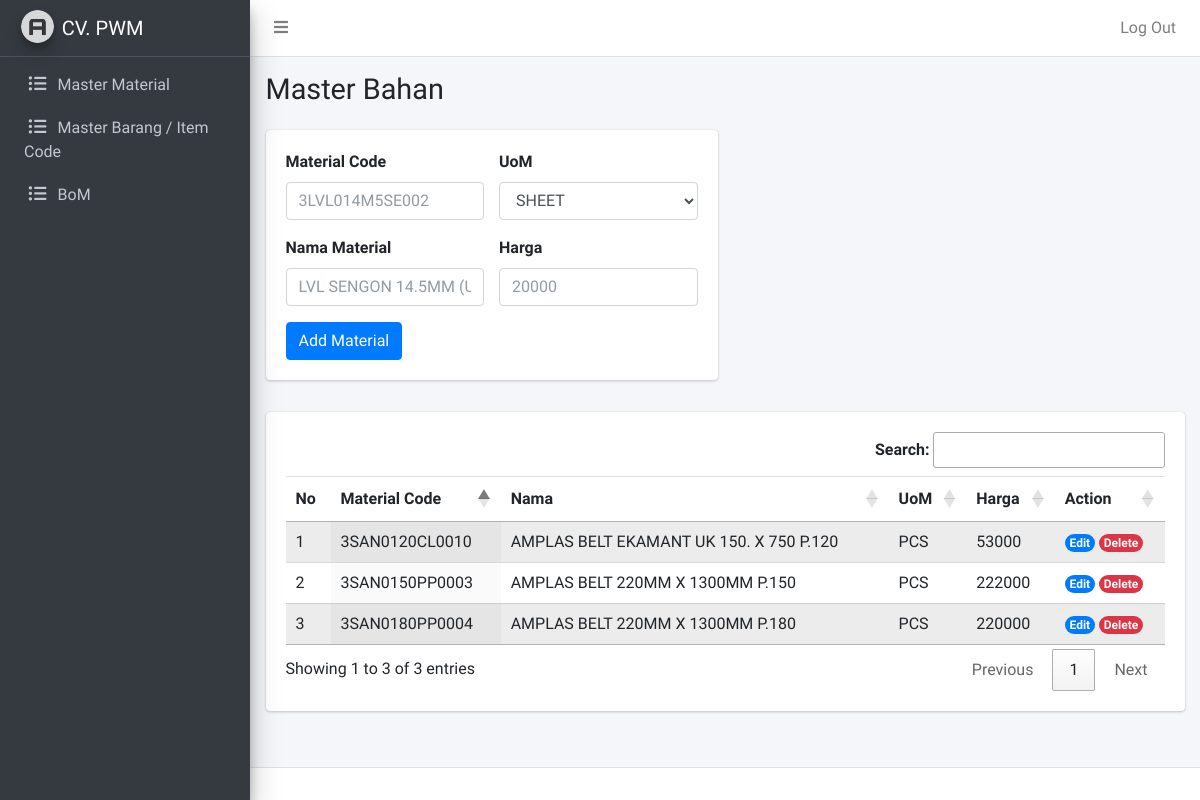
/admin/material.php (signed in), run on the app's committed database.
### tables this page shows
CREATE TABLE `material` (
  `material_id` varchar(255) NOT NULL,
  `material_nama` varchar(255) NOT NULL,
  `material_uom` varchar(255) NOT NULL,
  `material_harga` int(11) NOT NULL
);

### admin/material.php (the view, shortened to what this page needs)
<?php
require_once "../koneksi.php";
$query = mysqli_query($conn, "SELECT * FROM material");
?>
<?php require_once "template/header.php"; ?>
<?php require_once "template/navbar.php"; ?>
<?php require_once "template/sidebar.php"; ?>
  <div class="content-wrapper">
    <div class="content-header">
      <div class="container-fluid">
        <div class="row mb-2">
          <div class="col-sm-6">
            <h1 class="m-0">Master Bahan</h1>
          </div>
        </div>
      </div>
    </div>
    <div class="content">
      <div class="container-fluid">
        <div class="row mb-3">
          <div class="col-md-6">
            <form action="" method="post">
              <div class="card">
                <div class="card-body">
                  <div class="row">
                    <div class="col-md">
                      <div class="mb-3">
                        <label for="material-code" class="form-label">Material Code</label>
                        <input name="material-code" type="text" class="form-control" id="material-code" placeholder="3LVL014M5SE002">
                      </div>
                      <div class="mb-3">
                        <label for="nama" class="form-label">Nama Material</label>
                        <input name="nama" type="text" class="form-control" id="nama" placeholder="LVL SENGON 14.5MM (UK. 1250MM X 1250MM)">
                      </div>
                    </div>
                    <div class="col-md">
                      <div class="mb-3">
                        <label for="uom" class="form-label">UoM</label>
                        <select name="uom" class="form-select form-control">
                          <option value="SHEET">SHEET</option>
                        </select>
                      </div>
                      <div class="mb-3">
                        <label for="harga" class="form-label">Harga</label>
                        <input name="harga" type="text" class="form-control" id="harga" placeholder="20000">
                      </div>
                    </div>
                  </div>
                  <div>
                    <button name="add-material" type="submit" class="btn btn-primary">Add Material</button>
                  </div>
                </div>
              </div>
            </form>
          </div>
        </div>
        <div class="row">
          <div class="col">
            <div class="card table-responsive">
              <div class="card-body">
                <table id="production-order" class="table table-striped display" style="width:100%">
                  <thead>
                      <tr>
                          <th>No</th>
                          <th>Material Code</th>
                          <th>Nama</th>
                          <th>UoM</th>
                          <th>Harga</th>
                          <th>Action</th>
                      </tr>
                  </thead>
                  <tbody>
                    <?php while($material = mysqli_fetch_assoc($query)) : ?>
                      <tr>
                          <td></td>
                          <td><?= $material['material_id']; ?></td>
                          <td><?= $material['material_nama']; ?></td>
                          <td><?= $material['material_uom']; ?></td>
                          <td><?= $material['material_harga']; ?></td>
                          <td>
                            <a href="material-edit.php?id=<?= $material['material_id']; ?>"><span class="badge rounded-pill bg-primary">Edit</span></a>
                            <a href="material-delete.php?id=<?= $material['material_id']; ?>"><span class="badge rounded-pill bg-danger">Delete</span></a>
                          </td>
                      </tr>
                    <?php endwhile; ?>
                  </tbody>
                </table>
              </div>
            </div>
          </div>
        </div>
      </div>
    </div>
  </div>
<?php require_once "template/footer.php"; ?>

### data on the page
material: material_id "3SAN0120CL0010", material_nama "AMPLAS BELT EKAMANT UK 150. X 750 P.120", material_uom "PCS", material_harga "53000"
material: material_id "3SAN0150PP0003", material_nama "AMPLAS BELT 220MM X 1300MM P.150", material_uom "PCS", material_harga "222000"
material: material_id "3SAN0180PP0004", material_nama "AMPLAS BELT 220MM X 1300MM P.180", material_uom "PCS", material_harga "220000"
